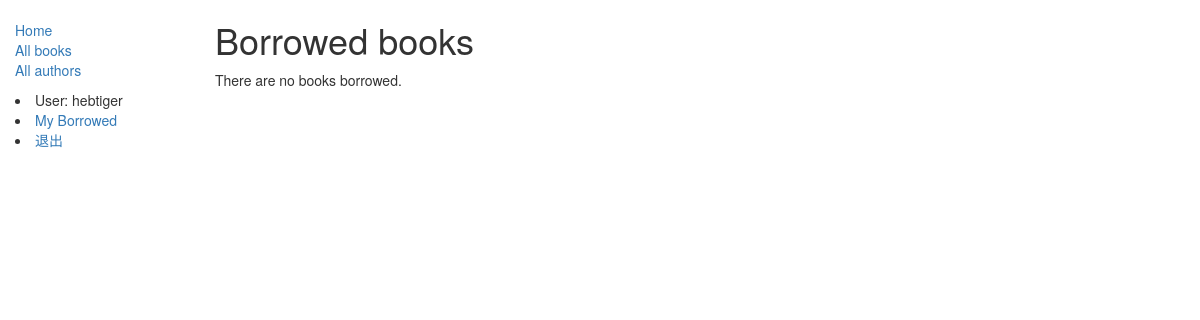
Before: /catalog/mybooks/ (signed in) with the older database file.
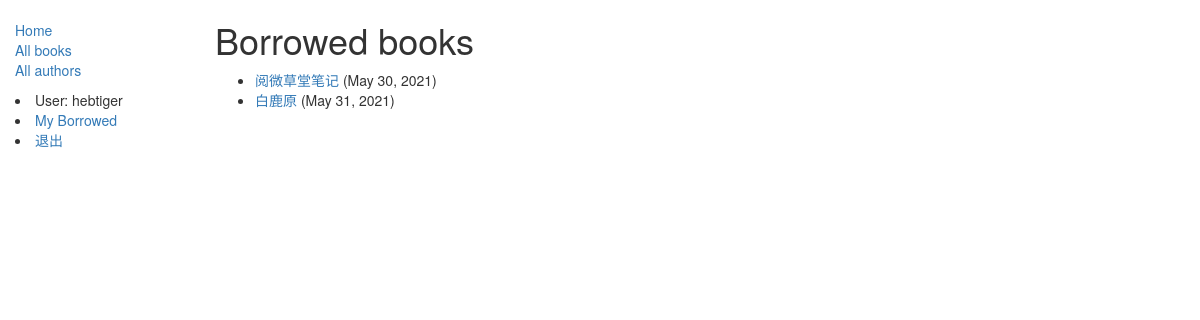
After: the same page with the newer database file.
### catalog/models.py (models this page shows, shortened)
class BookInstance(models.Model):
    id = models.UUIDField(primary_key=True, default=uuid.uuid4, help_text="id必须唯一")
    book = models.ForeignKey("Book", on_delete=models.SET_NULL, null=True)
    imprint = models.CharField(max_length=200)
    due_back = models.DateField(null=True, blank=True)
    borrower = models.ForeignKey(User, on_delete=models.SET_NULL, null=True, blank=True)
    LOAN_STATUS = (
        ('m', "维护"),
        ('o',"借出"),
        ('a','可用'),
        ('r','保留')
    )
    status = models.CharField(max_length=1, choices=LOAN_STATUS, blank=True, default='m', help_text='帮助文档')
    class Meta:
        ordering = ["due_back"]
        permissions = (("can_mark_returned", "Set book as returned"),)
    def display_book(self):
        return self.book.title
    display_book.short_description = '书名'
    @property
    def is_overdue(self):
        if self.due_back and date.today() > self.due_back:
            return True
        return False

class Book(models.Model):
    title = models.CharField('书名', max_length=200)
    author = models.ForeignKey("Author", on_delete=models.SET_NULL, null=True)
    summary = models.TextField(max_length=1000, help_text="输入书的简介")
    isbn = models.CharField("ISBN",max_length=13,help_text='13 Character <a href="https://www.isbn-international.org/content/what-isbn">ISBN number</a>')
    genre = models.ManyToManyField(Genre, help_text='选择一个流派')
    def display_genre(self):
        """
        Creates a string for the Genre. This is required to display genre in Admin.
        """
        return ', '.join([ genre.name for genre in self.genre.all()[:3] ])
    display_genre.short_description = '流派'

### catalog/views.py (the view)
# urls.py: path('mybooks/', views.LoanedBooksByUserListView.as_view(), name='my-borrowed'),
class LoanedBooksByUserListView(LoginRequiredMixin, generic.ListView):
    model = BookInstance
    template_name = 'catalog/bookinstance_list_borrowed_user.html'
    paginate_by = 10
    def get_queryset(self):
        return BookInstance.objects.filter(borrower=self.request.user).filter(status__exact='o').order_by('due_back')

### catalog/templates/catalog/bookinstance_list_borrowed_user.html
{% extends "base_generic.html" %}
{% block content %}
    <h1>Borrowed books</h1>
    {% if bookinstance_list %}
    <ul>
      {% for bookinst in bookinstance_list %}
      <li class="{% if bookinst.is_overdue %}text-danger{% endif %}">
        <a href="{% url 'book-detail' bookinst.book.pk %}">{{bookinst.book.title}}</a> ({{ bookinst.due_back }})
      </li>
      {% endfor %}
    </ul>
    {% else %}
      <p>There are no books borrowed.</p>
    {% endif %}
{% endblock %}

### catalog/templates/base_generic.html (shortened to what this page needs)
<!DOCTYPE html>
<html lang="en">
<head>
  <link rel="stylesheet" href="https://maxcdn.bootstrapcdn.com/bootstrap/3.3.7/css/bootstrap.min.css">
  {% load static %}
  <link rel="stylesheet" href="{% static 'css/styles.css' %}">
</head>
<body>
  <div class="container-fluid">
    <div class="row">
      <div class="col-sm-2">
      {% block sidebar %}
      <ul class="sidebar-nav">
          <li><a href="{% url 'index' %}">Home</a></li>
          <li><a href="{% url 'books' %}">All books</a></li>
          <li><a href="{% url 'authors' %}">All authors</a></li>
      </ul>
       {% if user.is_authenticated %}
     <li>User: {{ user.get_username }}</li>
     <li><a href="{% url 'my-borrowed' %}">My Borrowed</a></li>
     <li><a href="{% url 'logout'%}?next={{request.path}}">退出</a></li>
   {% else %}
     <li><a href="{% url 'login'%}?next={{request.path}}">登录</a></li>
   {% endif %}
     {% endblock %}
      </div>
      <div class="col-sm-10 ">
      {% block content %}{% endblock %}
      </div>
    </div>
  </div>
</body>
</html>

### catalog/static/css/styles.css (style rules this page uses)
.sidebar-nav { margin-top: 20px; padding: 0; list-style: none; }

Changed rows visible on the page:
added BookInstance: book "阅微草堂笔记", due_back "May 30, 2021"
added BookInstance: book "白鹿原", due_back "May 31, 2021"
Other visible differences:
text no longer shown: "There are no books borrowed."
